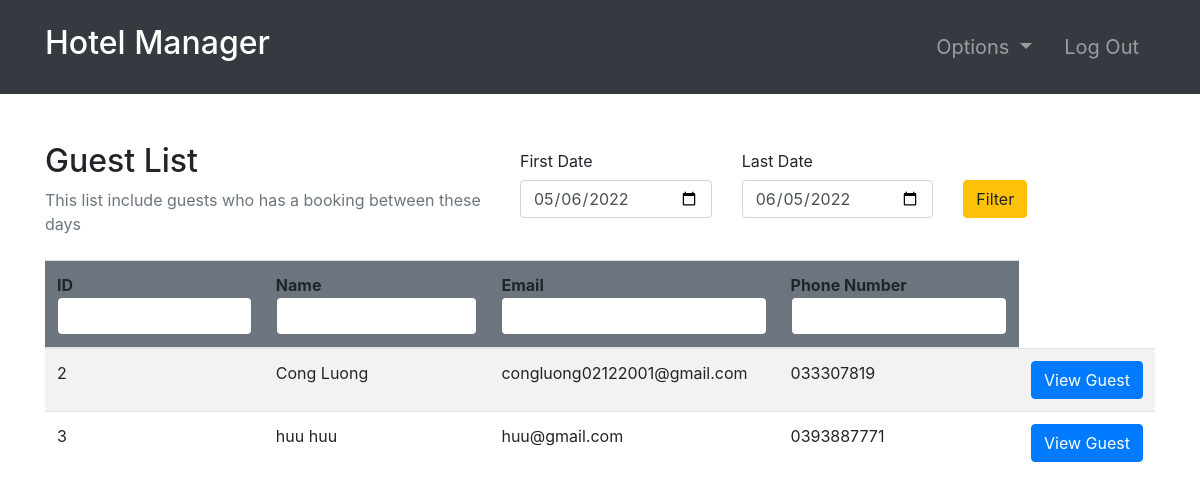
Screenshot of /guests/ (signed in) with the database file from the repository.
### accounts/models.py (models this page shows, shortened)
class Guest(models.Model):
    user = models.OneToOneField(User, null=True, on_delete=models.CASCADE)
    phoneNumber = PhoneNumberField(unique=True)

### accounts/views.py (the view, shortened to what this page needs)
# urls.py: path('guests/', guests, name="guests"),
@login_required(login_url='login')
def guests(request):
    role = str(request.user.groups.all()[0])
    path = role + "/"
    topRange = Booking.objects.all().values("guest").annotate(
        total=Count("guest")).order_by("-total")
    topLimit = 10
    topList = []
    for t in topRange:
        if len(topList) > 10:
            break
        else:
            topList.append(Guest.objects.get(id=t.get("guest")))
    bookings = Booking.objects.all()
    fd = datetime.combine(date.today()-timedelta(days=30), datetime.min.time())
    ld = datetime.combine(date.today(), datetime.min.time())
    guests = []
    for b in bookings:
        if b.endDate >= fd.date() and b.startDate <= ld.date():
            if b.guest not in guests:
                guests.append(b.guest)
    context = {
        "role": role,
        "guests": guests,
        "topList": topList,
        "topLimit": topLimit,
        "fd": fd,
        "ld": ld
    }
    return render(request, path + "guests.html", context)

### Templates/admin/guests.html
{% extends '../index.html' %}
{% block context %}
{% include '../common_pages/guests.html' %}
{% endblock %}

### Templates/common_pages/guests.html (shortened to what this page needs)
<div class="container py-5">
    <div class="table-header row">
        <div class="col-sm-12 col-md-12 col-lg-5 mb-4">
            <h2>Guest List</h2>
            <span class="text-muted">This list include guests who has a booking between these days</span>
        </div>
        <div class="col-sm-12 col-md-12 col-lg-7">
            <form action="" method="POST">
                <div class="row">
                    <div class="form-group col-4">
                        <label for="example-date-input" class="col-form-label">First Date</label>
                        <div class="">
                            <input class="form-control" type="date"
                                value="{{fd.year}}-{% if fd.month < 10 %}0{{fd.month}}{% else %}{{fd.month}}{% endif %}-{% if fd.day < 10 %}0{{fd.day}}{% else %}{{fd.day}}{% endif %}"
                                name="f_day" id="f_day">
                        </div>
                    </div>
                    <div class="form-group col-4">
                        <label for="example-date-input" class="col-form-label">Last Date</label>
                        <div class="">
                            <input class="form-control" type="date"
                                value="{{ld.year}}-{% if ld.month < 10 %}0{{ld.month}}{% else %}{{ld.month}}{% endif %}-{% if ld.day < 10 %}0{{ld.day}}{% else %}{{ld.day}}{% endif %}"
                                name="l_day" id="l_day">
                        </div>
                    </div>
                    <div class="col-4" style="margin-top:38px;">
                        <button type="submit" class="btn btn-warning" name="filterDate">Filter</button>
                    </div>
                </div>
            </form>
        </div>
    </div>
    <table class="table table-hover table-striped">
        <thead class="bg-secondary rounded">
            <tr>
                <form action="" method="POST">
                    <th>ID<input type="number" name="id" min="0" value="{{id}}"
                            class="form-control border border-secondary">
                    </th>
                    <th>Name<input type="text" name="name" value="{{name}}"
                            class="form-control border border-secondary"></th>
                    <th>Email<input type="text" name="email" value="{{email}}"
                            class="form-control border border-secondary"></th>
                    <th>Phone Number<input type="number" name="number" min="0" value="{{number}}"
                            class="form-control border border-secondary">
                    </th>
                </form>
            </tr>
        </thead>
        <tbody>
            {% for g in guests %}
            <tr>
                <td>{{g.user.id}}</td>
                <td>{{g.user.first_name}} {{g.user.last_name}}</td>
                <td>{{g.user.email}}</td>
                <td>{{g.phoneNumber}}</td>
                <td> <a href="{% url 'guest-profile' g.user.id %}" class="btn btn-primary w-100">View&nbsp;Guest</a>
                </td>
            </tr>
            {% endfor %}
        </tbody>
    </table>
</div>

### static/css/main.css (style rules this page uses)
* { margin: 0; padding: 0; -webkit-font-smoothing: antialiased; }
body { position: relative; }

### rows the page displays
Guest: user.id "2", user.first_name "Cong", user.last_name "Luong", user.email "congluong02122001@gmail.com", phoneNumber "033307819"
Guest: user.id "3", user.first_name "huu", user.last_name "huu", user.email "huu@gmail.com", phoneNumber "0393887771"

### other values shown
{{ "Hotel Manager" }} "Hotel Manager"
